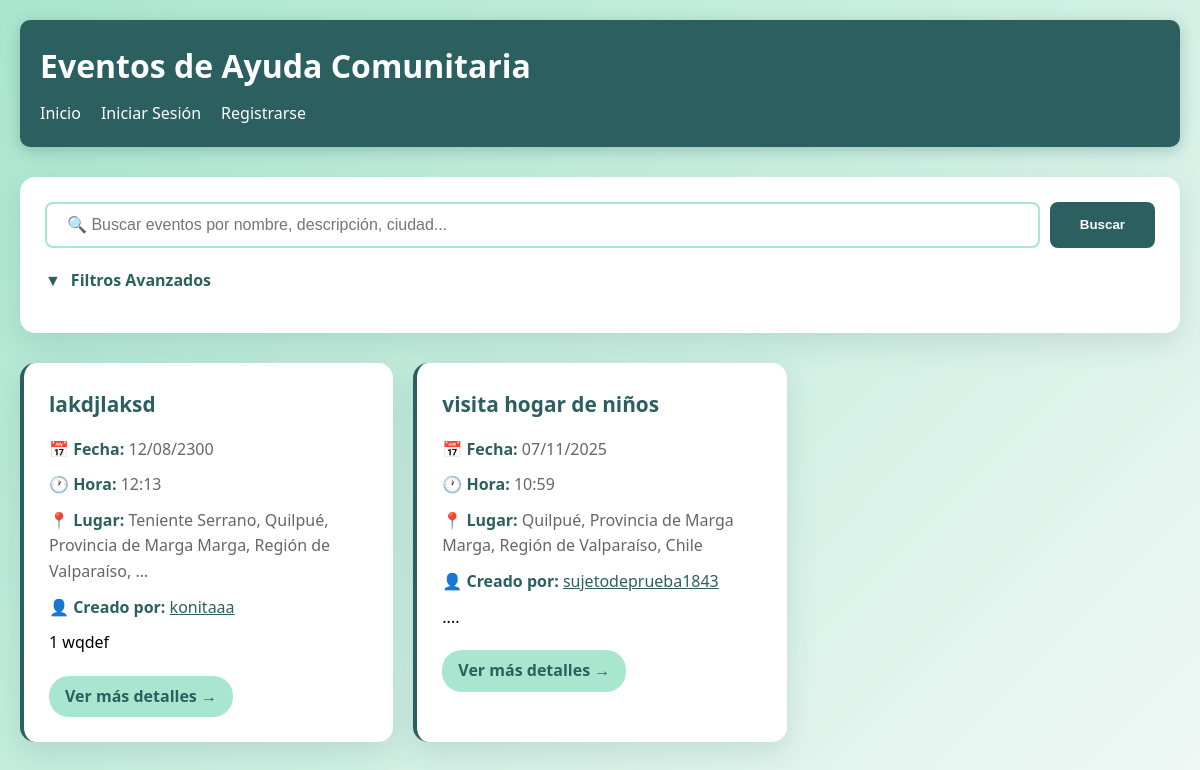
The app's page /eventos/, older data.
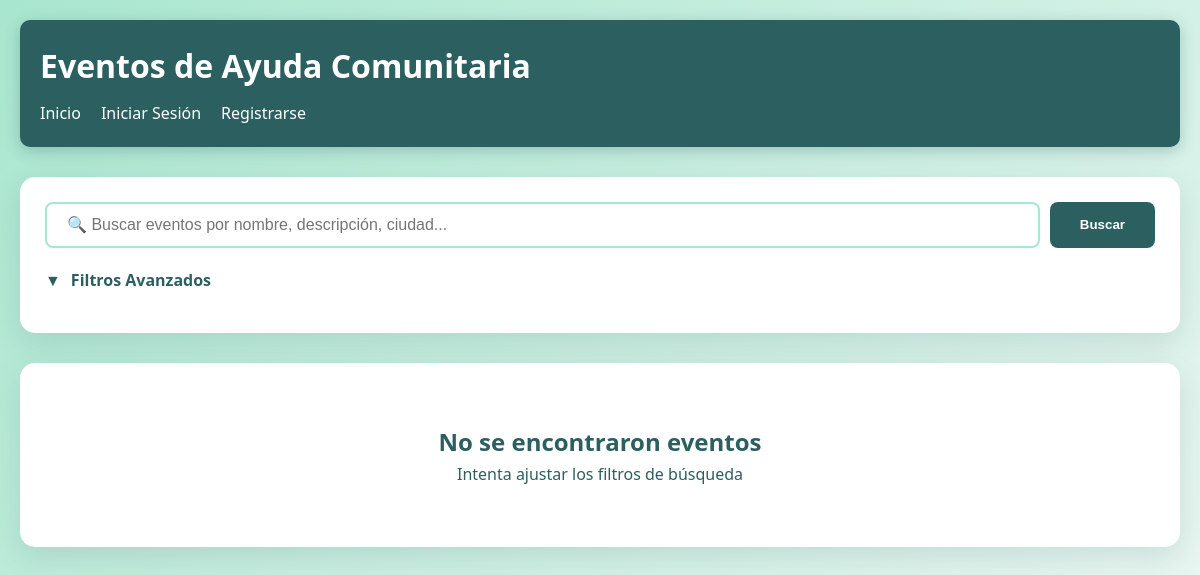
The same page, newer data.
### Humanet/models.py (models this page shows, shortened)
class Evento(models.Model):
    REGIONES = [
        ('tarapaca', 'Tarapacá'),
        ('antofagasta', 'Antofagasta'),
        ('atacama', 'Atacama'),
        ('coquimbo', 'Coquimbo'),
        ('valparaiso', 'Valparaíso'),
        ('ohiggins', "O'Higgins"),
        ('maule', 'Maule'),
        ('nuble', 'Ñuble'),
        ('biobio', 'Biobío'),
        ('araucania', 'La Araucanía'),
        ('los_rios', 'Los Ríos'),
        ('los_lagos', 'Los Lagos'),
        ('aysen', 'Aysén'),
        ('magallanes', 'Magallanes'),
        ('metropolitana', 'Metropolitana'),
        ('arica', 'Arica y Parinacota'),
    ]
    creador = models.ForeignKey(User, on_delete=models.CASCADE, related_name='eventos')
    nombre = models.CharField(max_length=200)
    imagen = models.ImageField(upload_to='eventos/', blank=True, null=True)  # NUEVO
    fecha = models.DateField()
    hora = models.TimeField()
    ubicacion = models.CharField(max_length=300)
    ciudad = models.CharField(max_length=100, blank=True, null=True)  # NUEVO
    region = models.CharField(max_length=50, choices=REGIONES, blank=True, null=True)  # NUEVO
    latitud = models.DecimalField(max_digits=9, decimal_places=6, null=True, blank=True)
    longitud = models.DecimalField(max_digits=9, decimal_places=6, null=True, blank=True)
    descripcion = models.TextField()
    detalles = models.TextField(blank=True, null=True)
    fecha_creacion = models.DateTimeField(auto_now_add=True)
    categorias = models.ManyToManyField(Categoria, related_name='eventos')
    class Meta:
        ordering = ['-fecha_creacion']
        verbose_name = 'Evento'
        verbose_name_plural = 'Eventos'

### Humanet/views.py (the view, shortened to what this page needs)
# urls.py: path('eventos/', views.lista_eventos, name='lista_eventos'),
def lista_eventos(request):
    eventos = Evento.objects.all()
    busqueda = request.GET.get('busqueda', '')
    categorias_filtro = request.GET.getlist('categorias')
    if categorias_filtro:
        eventos = eventos.filter(categorias__id__in=categorias_filtro).distinct()
    region_filtro = request.GET.get('region', '')
    if region_filtro:
        eventos = eventos.filter(region=region_filtro)
    fecha_desde = request.GET.get('fecha_desde', '')
    fecha_hasta = request.GET.get('fecha_hasta', '')
    if fecha_desde:
        eventos = eventos.filter(fecha__gte=fecha_desde)
    if fecha_hasta:
        eventos = eventos.filter(fecha__lte=fecha_hasta)
    if request.user.is_authenticated:
        try:
            perfil = request.user.perfilusuario
            if perfil.preferencias.exists():
                eventos = eventos.annotate(
                    coincidencias=Count('categorias', filter=Q(categorias__in=perfil.preferencias.all()))
                ).order_by('-coincidencias', '-fecha_creacion')
            else:
                eventos = eventos.order_by('-fecha_creacion')
        except PerfilUsuario.DoesNotExist:
            eventos = eventos.order_by('-fecha_creacion')
    else:
        eventos = eventos.order_by('-fecha_creacion')
    todas_categorias = Categoria.objects.all()
    regiones = Evento.REGIONES
    context = {
        'eventos': eventos,
        'todas_categorias': todas_categorias,
        'regiones': regiones,
        'busqueda': busqueda,
        'categorias_filtro': categorias_filtro,
        'region_filtro': region_filtro,
        'fecha_desde': fecha_desde,
        'fecha_hasta': fecha_hasta,
    }
    return render(request, 'Humanet/lista_eventos.html', context)

### Humanet/templates/Humanet/lista_eventos.html (shortened to what this page needs)
<!DOCTYPE html>
<html lang="es">
<head>
</head>
<body>
    <header>
        <h1>Eventos de Ayuda Comunitaria</h1>
        <nav>
            <ul>
                <li><a href="/">Inicio</a></li>
                {% if user.is_authenticated %}
                    <li><a href="{% url 'perfil' %}">Mi Perfil</a></li>
                    <li><a href="{% url 'logout' %}">Cerrar Sesión</a></li>
                {% else %}
                    <li><a href="{% url 'login' %}">Iniciar Sesión</a></li>
                    <li><a href="{% url 'registro' %}">Registrarse</a></li>
                {% endif %}
            </ul>
        </nav>
    </header>
    <main>
        <div class="search-filter-container">
            <form method="get" id="filterForm">
                <div class="search-box">
                    <input type="text" name="busqueda" placeholder="🔍 Buscar eventos por nombre, descripción, ciudad..." value="{{ busqueda }}">
                    <button type="submit">Buscar</button>
                </div>
                <div class="filter-toggle" onclick="toggleFilters()">
                    <span id="filterIcon">▼</span>
                    <span>Filtros Avanzados</span>
                </div>
            </form>
        </div>
        {% if eventos %}
        <div class="eventos-grid">
            {% for evento in eventos %}
            <div class="evento-card">
                <h3>{{ evento.nombre }}</h3>
                <div class="evento-info"><strong>📅 Fecha:</strong> {{ evento.fecha|date:"d/m/Y" }}</div>
                <div class="evento-info"><strong>🕐 Hora:</strong> {{ evento.hora|time:"H:i" }}</div>
                <div class="evento-info"><strong>📍 Lugar:</strong> {{ evento.ubicacion|truncatewords:10 }}</div>
                <div class="evento-info"><strong>👤 Creado por:</strong>
                    <a href="{% url 'perfil_publico' evento.creador.username %}" style="color:#2c5f5f;">{{ evento.creador }}</a>
                </div>
                <p>{{ evento.descripcion|truncatewords:20 }}</p>
                <a href="{% url 'detalle_evento' evento.id %}" class="ver-mas">Ver más detalles →</a>
            </div>
            {% endfor %}
        </div>
        {% else %}
        <div class="no-eventos">
            <h2>No se encontraron eventos</h2>
            <p>Intenta ajustar los filtros de búsqueda</p>
        </div>
        {% endif %}
    </main>
</body>
</html>

### Humanet/templates/Humanet/lista_eventos.html (style rules this page uses)
* { margin: 0; padding: 0; box-sizing: border-box; }
body { font-family: 'Segoe UI', Tahoma, Geneva, Verdana, sans-serif; line-height: 1.6; padding: 20px; background: linear-gradient(135deg, #a8e6cf 0%, #f0f8f5 100%); min-height: 100vh; }
header { background: #2c5f5f; color: #fff; padding: 20px; margin-bottom: 30px; border-radius: 10px; box-shadow: 0 4px 15px rgba(44, 95, 95, 0.3); }
header h1 { margin-bottom: 10px; }
nav ul { list-style: none; display: flex; gap: 20px; }
nav a { color: #fff; text-decoration: none; }
main { max-width: 1200px; margin: 0 auto; }
.search-filter-container { background: white; padding: 25px; border-radius: 15px; box-shadow: 0 10px 30px rgba(44, 95, 95, 0.15); margin-bottom: 30px; }
.search-box { display: flex; gap: 10px; margin-bottom: 20px; }
.search-box input[type="text"] { flex: 1; padding: 12px 20px; border: 2px solid #a8e6cf; border-radius: 8px; font-size: 16px; }
.search-box button { padding: 12px 30px; background: #2c5f5f; color: white; border: none; border-radius: 8px; font-weight: bold; cursor: pointer; transition: background 0.3s; }
.filter-toggle { display: flex; align-items: center; gap: 10px; cursor: pointer; color: #2c5f5f; font-weight: bold; margin-bottom: 15px; }
.no-eventos { text-align: center; padding: 60px; background: white; border-radius: 15px; box-shadow: 0 10px 30px rgba(44, 95, 95, 0.15); color: #2c5f5f; }

Row changes from the older to the newer data that the page shows:
removed Evento: nombre "lakdjlaksd", fecha "12/08/2300", hora "12:13", ubicacion "Teniente Serrano, Quilpué, Provincia de Marga Marga, Región de Valparaíso, …", creador "konitaaa", descripcion "1 wqdef"
removed Evento: nombre "visita hogar de niños", fecha "07/11/2025", hora "10:59", ubicacion "Quilpué, Provincia de Marga Marga, Región de Valparaíso, Chile", creador "sujetodeprueba1843", descripcion "...."
Text that changed along with them:
text now shown: "No se encontraron eventos Intenta ajustar los filtros de búsqueda"
